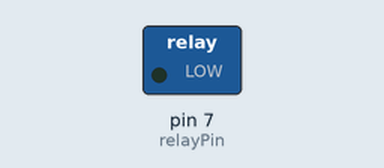
The sketch below on a simulated Arduino Uno, built with avr-gcc and run on an emulated ATmega328P. Parts: switched loads named in the sketch (green lamp = pin HIGH). Dashed ring = blinking.

Above: at 0.3 s.
Timing chart, 0 to 3.2 s (numbered marks = the images above):
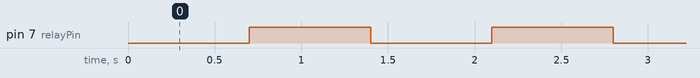

The sketch:

singleRelay.ino
```cpp
int relayPin = 7;

void setup() {
  pinMode(relayPin, OUTPUT);
}

void loop() {
  // Activate "NO" and deactivate "NC"
  digitalWrite(relayPin, LOW);
  delay(700);
  digitalWrite(relayPin, HIGH);
  // Activate "NC" and deactivate "NO"
  delay(700);
}
```

Measured:
- by itself, pin 7 (relayPin): alternates HIGH for 0.70 s and LOW for 0.70 s
